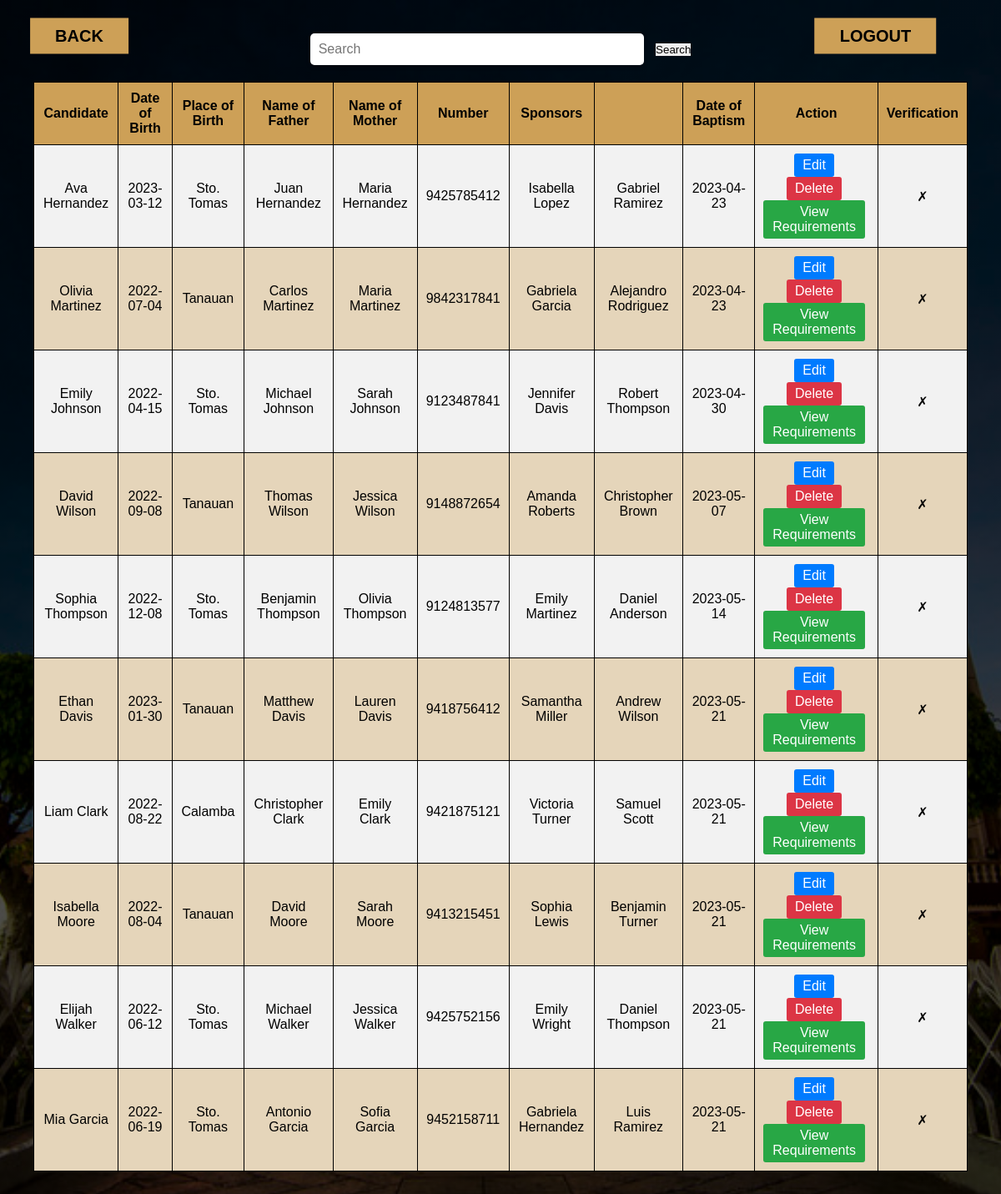
Page /adminbaptism.php (signed in) on the committed database.
### tables this page shows
CREATE TABLE `tbl_baptism` (
  `id` int(11) NOT NULL,
  `Candidate` varchar(255) NOT NULL,
  `Birth` date NOT NULL,
  `Place` varchar(255) NOT NULL,
  `Father` varchar(255) NOT NULL,
  `Mother` varchar(255) NOT NULL,
  `number` bigint(15) NOT NULL,
  `Godmother` varchar(255) NOT NULL,
  `Godfather` varchar(255) NOT NULL,
  `Baptism` date NOT NULL,
  `Verification` tinyint(1) NOT NULL,
  `Verification1` tinyint(1) NOT NULL,
  `Verification2` tinyint(1) NOT NULL,
  `Verification3` tinyint(1) NOT NULL
);

### adminbaptism.php (the view, shortened to what this page needs)
<?php
	  $conn = new mysqli('localhost', 'root', '', 'db_church');
			$result = $conn->query("SELECT * FROM tbl_baptism ORDER BY Baptism ASC");
?>
<!DOCTYPE html>
<html lang="en">
<head>
  	<link rel="stylesheet" href="admin.css">
</head>
<body>
	<div class="container">
		<div class="content">
			<a href="logout.php" class="btn"><b>LOGOUT</b></a>
			<a href="admin1.php" class="btn2"><b>BACK</b></a>
		</div>
		<div class="container my-5">
			<form method="post">
           	 <input type="text" placeholder="Search" name="search">
           	 <button class="btn btn-dark btn-sm" name="submit"> Search </button>
        	</form>
		<table>
			<tr>
				<th>Candidate</th>
				<th>Date of Birth</th>
				<th>Place of Birth</th>
				<th>Name of Father</th>
				<th>Name of Mother</th>
				<th>Number</th>
				<th>Sponsors</th>
				<th> </th>
				<th>Date of Baptism</th>
				<th>Action</th>
				<th>Verification</th>
			</tr>
			<?php while ($row = mysqli_fetch_assoc($result)): ?>
				<tr>
					<td><?php echo $row['Candidate']; ?></td>
					<td><?php echo $row['Birth']; ?></td>
					<td><?php echo $row['Place']; ?></td>
					<td><?php echo $row['Father']; ?></td>
					<td><?php echo $row['Mother']; ?></td>
					<td><?php echo $row['number']; ?></td>
					<td><?php echo $row['Godmother']; ?></td>
					<td><?php echo $row['Godfather']; ?></td>
					<td><?php echo $row['Baptism']; ?></td>
					<td>
        <a href="editbaptism.php?id=<?php echo $row['id']; ?>" class="edit-btn active">Edit</a>
        <form method="post">
          <button type="submit" name="delete" class="delete-btn active">Delete</button>
        </form>
        <a href="brequirements.php?id=<?php echo $row['id']; ?>" class="view-requirements-btn active">View Requirements</a>
      </td>
				<td>
  			<?php if ($row['Verification'] == 1) {
          echo "&#x2713;";
      } else {
          echo "&#x2717;";
      } ?>
      </td>
				</tr>
		</div>
<?php endwhile; ?>

### admin.css (style rules this page uses)
* { font-family: 'Popins', sans-serif; margin: 0; padding: 0; box-sizing: border-box; outline: none; border: none; text-decoration: none; }
html, body { height: 100%; background-repeat: no-repeat; background-size: cover; background-position: center; background-attachment: fixed; scroll-behavior: smooth; background-image: linear-gradient(rgba(0,0,0,0.7),rgba(0,0,0,0.7)),url(Image/church2.jpg); }
a { text-decoration: none; color:#fff; font: 1rem; }
.container { min-height: 50vh; display: flex; align-items: center; justify-content: center; padding:20px; padding-bottom: 60px; flex-direction: column; }
form input[type="text"] { width: 400px; padding: 10px; font-size: 16px; border-radius: 5px; border: none; box-shadow: 0px 2px 5px rgba(0, 0, 0, 0.25); margin-right: 10px; }
.container .content { text-align: center; }
.container .content .btn { display: inline-block; padding: 10px 30px; font-size: 20px; background: #CDA057; color: rgb(0, 0, 0); margin: 0 5px; text-transform: capitalize; position: absolute; top: 0; right: 0; transform: translate(-50%, 50%); }
.container .content .btn2 { display: inline-block; padding: 10px 30px; font-size: 20px; background: #CDA057; color: rgb(0, 0, 0); margin: 0 5px; text-transform: capitalize; position: absolute; top: 0; left: 90px; transform: translate(-50%, 50%); }
table { width: 100%; border-collapse: collapse; margin-top: 20px; }
th, td { padding: 10px; text-align: center; border: 1px solid #000000; }
th { background-color: #CDA057; color: #000000; }
tr:nth-child(even) { background-color: #f2f2f2; }
tr:nth-child(odd) { background-color: #e5d5ba; }
.edit-btn { background-color: transparent; border: none; color: #007bff; font-size: 1rem; text-decoration: none; margin-right: 1rem; }
.delete-btn { background-color: transparent; border: none; color: #dc3545; font-size: 1rem; text-decoration: none; }
.edit-btn, .delete-btn, .view-requirements-btn { color: #fff; background-color: #007bff; border-color: #007bff; padding: 5px 10px; border-radius: 3px; text-decoration: none; display: inline-block; margin-right: 5px; }
.delete-btn { background-color: #dc3545; border-color: #dc3545; }
.view-requirements-btn { background-color: #28a745; border-color: #28a745; }

### rows in the picture
tbl_baptism: Candidate "Ava Hernandez", Birth "2023-03-12", Place "Sto. Tomas", Father "Juan Hernandez", Mother "Maria Hernandez", number "9425785412", Godmother "Isabella Lopez", Godfather "Gabriel Ramirez", Baptism "2023-04-23"
tbl_baptism: Candidate "Olivia Martinez", Birth "2022-07-04", Place "Tanauan", Father "Carlos Martinez", Mother "Maria Martinez", number "9842317841", Godmother "Gabriela Garcia", Godfather "Alejandro Rodriguez", Baptism "2023-04-23"
tbl_baptism: Candidate "Emily Johnson", Birth "2022-04-15", Place "Sto. Tomas", Father "Michael Johnson", Mother "Sarah Johnson", number "9123487841", Godmother "Jennifer Davis", Godfather "Robert Thompson", Baptism "2023-04-30"
tbl_baptism: Candidate "David Wilson", Birth "2022-09-08", Place "Tanauan", Father "Thomas Wilson", Mother "Jessica Wilson", number "9148872654", Godmother "Amanda Roberts", Godfather "Christopher Brown", Baptism "2023-05-07"
tbl_baptism: Candidate "Sophia Thompson", Birth "2022-12-08", Place "Sto. Tomas", Father "Benjamin Thompson", Mother "Olivia Thompson", number "9124813577", Godmother "Emily Martinez", Godfather "Daniel Anderson", Baptism "2023-05-14"
tbl_baptism: Candidate "Ethan Davis", Birth "2023-01-30", Place "Tanauan", Father "Matthew Davis", Mother "Lauren Davis", number "9418756412", Godmother "Samantha Miller", Godfather "Andrew Wilson", Baptism "2023-05-21"
tbl_baptism: Candidate "Liam Clark", Birth "2022-08-22", Place "Calamba", Father "Christopher Clark", Mother "Emily Clark", number "9421875121", Godmother "Victoria Turner", Godfather "Samuel Scott", Baptism "2023-05-21"
tbl_baptism: Candidate "Isabella Moore", Birth "2022-08-04", Place "Tanauan", Father "David Moore", Mother "Sarah Moore", number "9413215451", Godmother "Sophia Lewis", Godfather "Benjamin Turner", Baptism "2023-05-21"
tbl_baptism: Candidate "Elijah Walker", Birth "2022-06-12", Place "Sto. Tomas", Father "Michael Walker", Mother "Jessica Walker", number "9425752156", Godmother "Emily Wright", Godfather "Daniel Thompson", Baptism "2023-05-21"
tbl_baptism: Candidate "Mia Garcia", Birth "2022-06-19", Place "Sto. Tomas", Father "Antonio Garcia", Mother "Sofia Garcia", number "9452158711", Godmother "Gabriela Hernandez", Godfather "Luis Ramirez", Baptism "2023-05-21"
